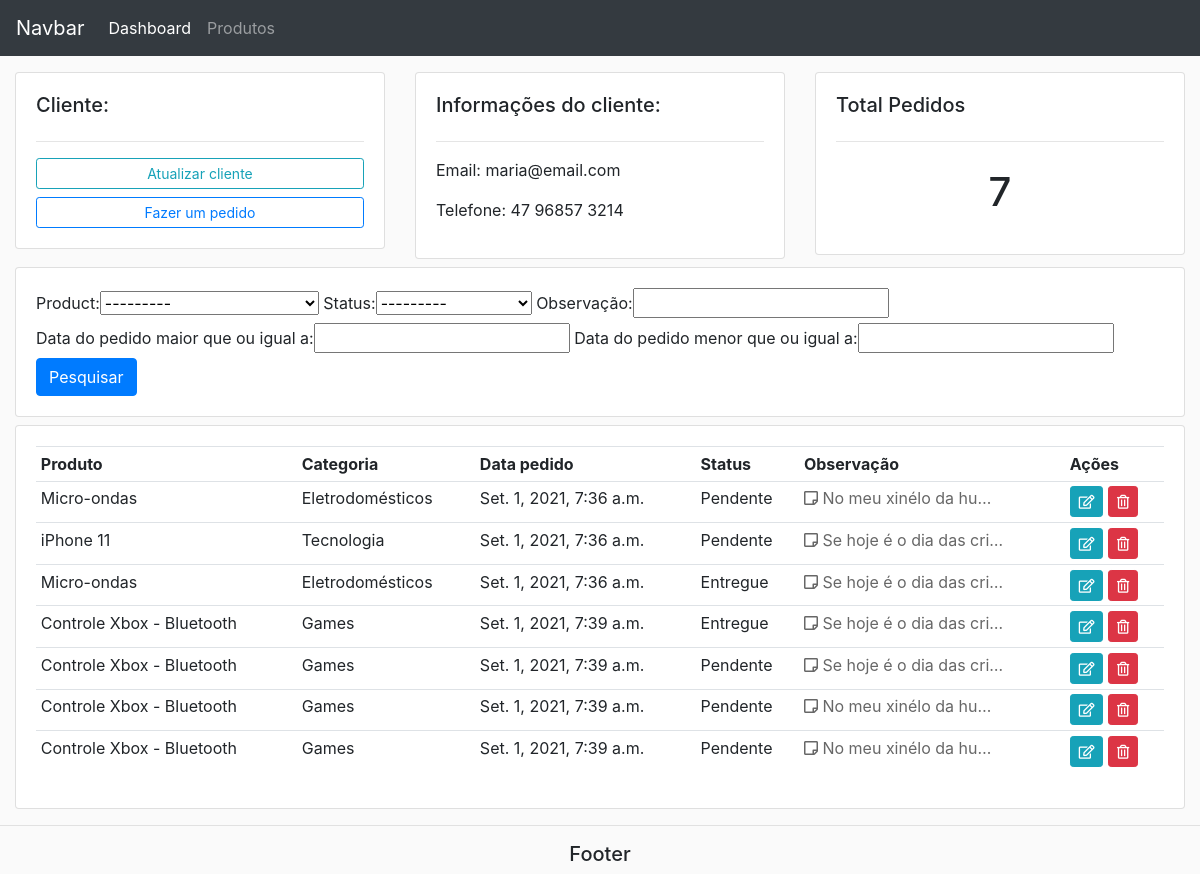
Screenshot of /customer/1 with the database file from the repository.
### accounts/models.py (models this page shows, shortened)
class Customer(models.Model):
    name = models.CharField(max_length=100, null=True)
    phone = models.CharField(max_length=25, null=True)
    email = models.CharField(max_length=100, null=True)
    date_created = models.DateTimeField(auto_now_add=True, null=True)

class Order(models.Model):
    STATUS = (
        ('Pendente', 'Pendente'),
        ('Saiu para entrega', 'Saiu para entrega'),
        ('Entregue', 'Entregue'),
    )
    customer = models.ForeignKey(
        Customer, null=True, on_delete=models.SET_NULL)
    product = models.ForeignKey(Product, null=True, on_delete=models.SET_NULL)
    date_created = models.DateTimeField(auto_now_add=True, null=True)
    status = models.CharField(
        max_length=100, null=True, choices=STATUS)
    note = models.TextField(null=True, blank=True)

class Product(models.Model):
    name = models.CharField(max_length=200, null=True)
    price = models.FloatField(null=True)
    category = models.ForeignKey(Category, on_delete=models.CASCADE)
    description = models.CharField(max_length=200, null=True, blank=True)
    date_created = models.DateTimeField(auto_now_add=True, null=True)
    tag = models.ManyToManyField(Tag)
    def __str__(self):
        return self.name

class Category(models.Model):
    name = models.CharField(max_length=100)
    def __str__(self):
        return self.name

### accounts/views.py (the view)
# urls.py: path('customer/<str:pk>', views.customer, name='customer'),
def customer(request, pk):
    customer = Customer.objects.get(id=pk)
    orders = customer.order_set.all()
    order_count = orders.count()
    myFilter = OrderFilter(request.GET, queryset=orders)
    orders = myFilter.qs
    context = {'customer': customer,
               'orders': orders, 'order_count': order_count, 'myFilter': myFilter}
    return render(request, 'accounts/customer.html', context)

### accounts/templates/accounts/customer.html
{% extends 'accounts/main.html' %} {% block content %}
<div class="row">
  <div class="col-md">
    <div class="card card-body">
      <h5>Cliente:</h5>
      <hr />
      <a href="" class="btn btn-outline-info btn-sm btn-block"
        >Atualizar cliente</a
      >
      <a
        href="{% url 'create_order' customer.id %}"
        class="btn btn-outline-primary btn-sm btn-block"
        >Fazer um pedido</a
      >
    </div>
  </div>
  <div class="col-md">
    <div class="card card-body">
      <h5>Informações do cliente:</h5>
      <hr />
      <p>Email: {{customer.email}}</p>
      <p>Telefone: {{customer.phone}}</p>
    </div>
  </div>
  <div class="col-md">
    <div class="card card-body">
      <h5>Total Pedidos</h5>
      <hr />
      <h1 style="text-align: center; padding: 10px">{{order_count}}</h1>
    </div>
  </div>
</div>
<div class="row mt-2">
  <div class="col">
    <div class="card card-body">
      <form method="GET">
        {{ myFilter.form }}
        <button class="btn btn-primary" type="submit">Pesquisar</button>
      </form>
    </div>
  </div>
</div>
<div class="row mt-2">
  <div class="col-md">
    <div class="card card-body">
      <table class="table table-sm table-orders">
        <tr>
          <th>Produto</th>
          <th>Categoria</th>
          <th>Data pedido</th>
          <th>Status</th>
          <th>Observação</th>
          <th>Ações</th>
        </tr>
        {% for order in orders %}
        <tr>
          <td>{{order.product}}</td>
          <td>{{order.product.category}}</td>
          <td>{{order.product.date_created}}</td>
          <td>{{order.status}}</td>
          <td>
            <span data-toggle="tooltip" title="{{order.note}}"
              ><i class="far fa-sticky-note"></i> {{order.note}}</span
            >
          </td>
          <td>
            <a
              class="btn btn-sm btn-info"
              href="{% url 'update_order' order.id %}"
              data-toggle="tooltip"
              title="Editar"
              ><i class="far fa-edit"></i
            ></a>
            <a
              class="btn btn-sm btn-danger"
              href="{% url 'delete_order' order.id %}"
              data-toggle="tooltip"
              title="Excluir"
              ><i class="far fa-trash-alt"></i
            ></a>
          </td>
        </tr>
        {% endfor %}
      </table>
    </div>
  </div>
</div>
{%endblock %}

### static/css/main.css (style rules this page uses)
body { background-color: #fafafa; }
.table-orders span { color: rgb(103, 103, 103); display: block; width: 200px; overflow: hidden; white-space: nowrap; text-overflow: ellipsis; }

### rows the page displays
Customer: email "maria@email.com", phone "47 96857 3214"
Order: product "Micro-ondas", product.category "Eletrodomésticos", product.date_created "Set. 1, 2021, 7:36 a.m.", status "Pendente", note "No meu xinélo da hu…"
Order: product "iPhone 11", product.category "Tecnologia", product.date_created "Set. 1, 2021, 7:36 a.m.", status "Pendente", note "Se hoje é o dia das cri…"
Order: product "Micro-ondas", product.category "Eletrodomésticos", product.date_created "Set. 1, 2021, 7:36 a.m.", status "Entregue", note "Se hoje é o dia das cri…"
Order: product "Controle Xbox - Bluetooth", product.category "Games", product.date_created "Set. 1, 2021, 7:39 a.m.", status "Entregue", note "Se hoje é o dia das cri…"
Order: product "Controle Xbox - Bluetooth", product.category "Games", product.date_created "Set. 1, 2021, 7:39 a.m.", status "Pendente", note "Se hoje é o dia das cri…"
Order: product "Controle Xbox - Bluetooth", product.category "Games", product.date_created "Set. 1, 2021, 7:39 a.m.", status "Pendente", note "No meu xinélo da hu…"
Order: product "Controle Xbox - Bluetooth", product.category "Games", product.date_created "Set. 1, 2021, 7:39 a.m.", status "Pendente", note "No meu xinélo da hu…"

### other values shown
{{ order_count }} "7"
